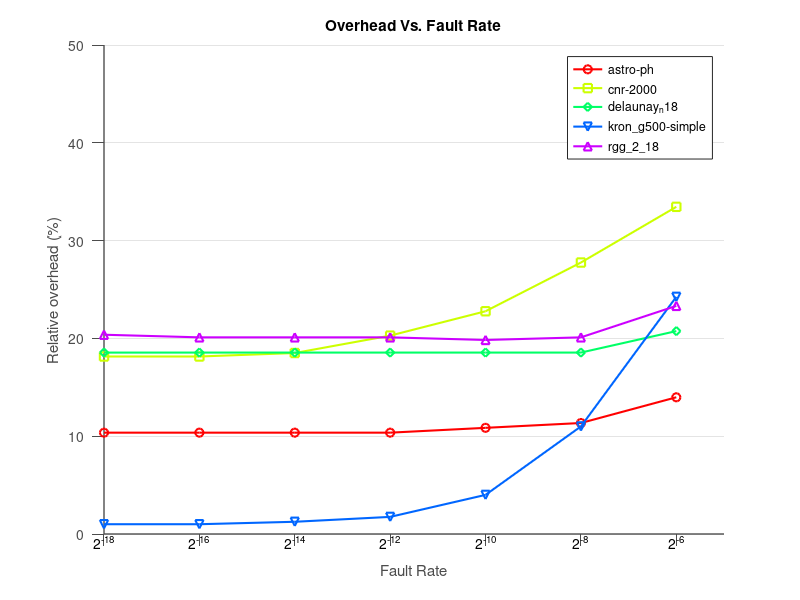

This chart was generated by the following MATLAB code:

DT = csvread('Overhead-fault.csv');


[m,n] =size(DT);

linestyles = cellstr(char('-','-','-','-','-','-.','--','-',':','-',':',...
'-.','--','-',':','-.','--','-',':','-.'));

MarkerEdgeColors=hsv(n-1);  % n is the number of different items you have
Markers=['o','s','d','v','^','<','>','p','h','.',...
'+','*','o','x','*','x','^','<','h','+','.','>','p','s','d','v',...
'o','x','+','*','s','d','v','^','<','>','p','h','.'];

figure;
for i = 1:n-1
	
	plot(DT(:,1),100*DT(:,i+1),[linestyles{i} Markers(i)],'Color',MarkerEdgeColors(i,:),'LineWidth',1.5);
	hold on
end


set(gca,'XLim',[-18, -5]);
% set(gca,'YLim',[-10, 400]);
set(gca,'YLim',[0, 50]);

hTitle  = title ('Overhead Vs. Fault Rate');
hXLabel = xlabel('Fault Rate'                     );
hYLabel = ylabel('Relative overhead (%)');    

legend('astro-ph','cnr-2000', 'delaunay_n18', 'kron\_g500-simple','rgg\_2\_18');
set(gcf, 'Color', 'w'); %setting the back ground color

set(gca, 'XTickLabel',[])                      %# suppress current x-labels

xt = get(gca, 'XTick');
yl = get(gca, 'YLim');
str = cellstr( num2str(xt(:),'2^{%d}') );      %# format x-ticks as 2^{xx}
hTxt = text(xt, yl(ones(size(xt))), str, ...   %# create text at same locations
    'Interpreter','tex', ...                   %# specify tex interpreter
    'VerticalAlignment','top', ...             %# v-align to be underneath
    'HorizontalAlignment','center');           %# h-aligh to be centered


% set(0,'DefaultAxesColorOrder',[1 0 0;0 1 0;0 0 1;0.5 0.5 0;0.5 0 0.5; 0 0.5 0.5;0.5 0.5 0.25;0.5 0.25 0.5; 0.25 0.5 0.5;],...
%       'DefaultAxesLineStyleOrder','-|--|:');
% semilogy(Mres,'LineWidth',1.00);

set(gca, ...
  'Box'         , 'off'     , ...
  'TickDir'     , 'out'     , ...
  'TickLength'  , [.02 .02] , ...
  'XMinorTick'  , 'off'      , ...
  'YMinorTick'  , 'off'      , ...
  'YGrid'       , 'on'      , ...
  'XColor'      , [.3 .3 .3], ...
  'YColor'      , [.3 .3 .3], ...
  'LineWidth'   , 1         );

% print2eps('plot_conv.eps'); %finally printing the files

